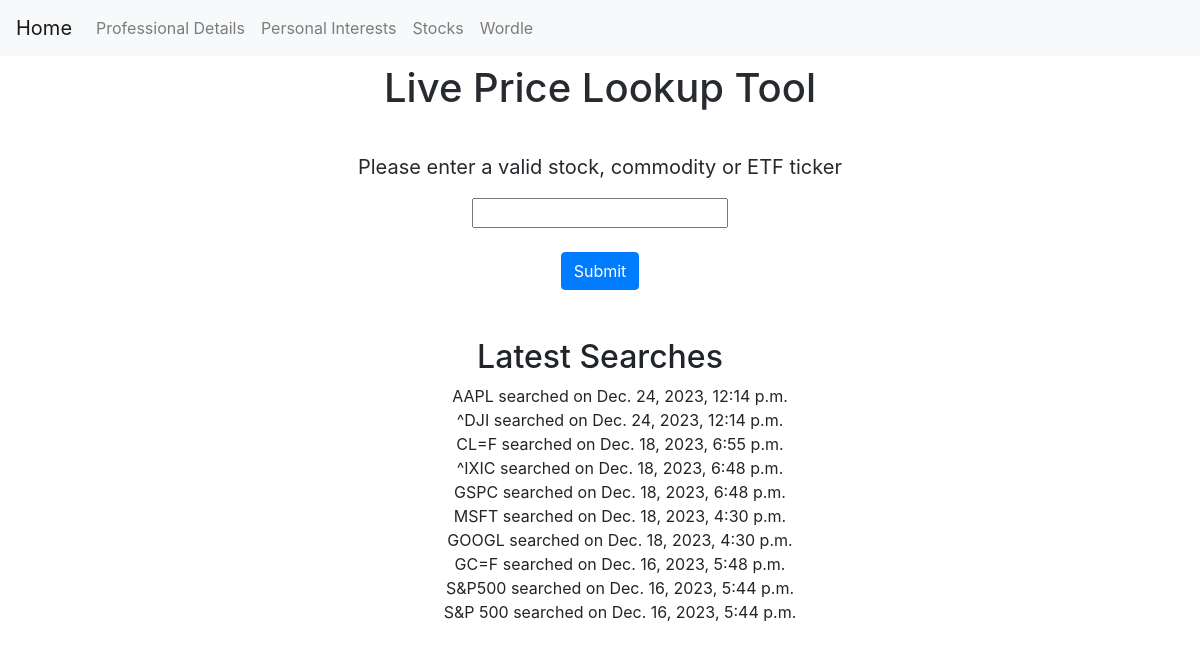
Page /take_in_stock_price/ on the earlier database version.
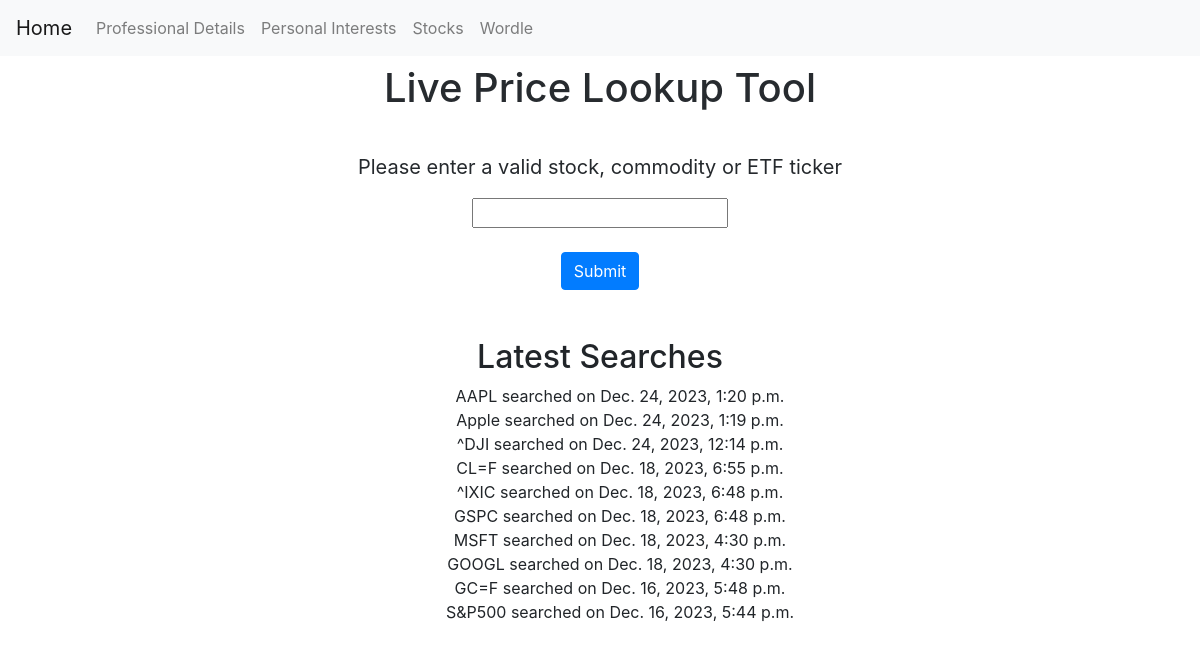
Same page on the later database version.
### portfolio/models.py (models this page shows, shortened)
class Stock(models.Model):
    ticker = models.CharField(max_length=10, unique=True)
    company_name = models.CharField(max_length=100)
    date_searched = models.DateTimeField(auto_now=True)

### portfolio/views.py (the view, shortened to what this page needs)
# urls.py: path('take_in_stock_price/', views.take_in_stock_price, name='take_in_stock_price'),
def take_in_stock_price(request):
    form = StockTickerForm()
    all_searches = Stock.objects.all().order_by("-date_searched")
    previous_searches = all_searches[:10]
    return render(request, 'portfolio/stock_form.html', {
        'form': form,
        'previous_searches': previous_searches
    })

### portfolio/forms.py
class StockTickerForm(forms.Form):
    ticker = forms.CharField(label='Please enter a valid stock, commodity or ETF ticker')

### portfolio/templates/portfolio/stock_form.html (shortened to what this page needs)
{% extends "portfolio/layout.html" %}
{% block body %}
    <!DOCTYPE html>
    <html>
    <head>
    </head>
    <body>
        <h1 class="my-2 mx-3 text-center fade-in">Live Price Lookup Tool</h1>
        <br>
        <form method="post" class="my-2 mx-3">
            <div class="text-center fade-in">
                <p class="form-label" style="font-size: 20px;">{{ form.ticker.label }}</p>
                {{ form.ticker }}
            </div>
            <br>
            <div class="form-group text-center fade-in">
                <button class="btn btn-primary" type="submit">Submit</button>
            </div>
        </form>
        <br>
        <div class="text-center fade-in">
            <h2 class="my-2 mx-3">Latest Searches</h2>
            <ul style="list-style: none;">
                {% for stock in previous_searches %}
                    <li>{{ stock.ticker }} searched on {{ stock.date_searched }}</li>
                {% endfor %}
            </ul>
        </div>
    </body>
    </html>
{% endblock %}

Differences in the rows shown:
no longer on this page (row unchanged): Stock: ticker "S&P 500", date_searched "Dec. 16, 2023, 5:44 p.m."
changed Stock "AAPL": date_searched "Dec. 24, 2023, 12:14 p.m." → "Dec. 24, 2023, 1:20 p.m."
added Stock: ticker "Apple", date_searched "Dec. 24, 2023, 1:19 p.m."
